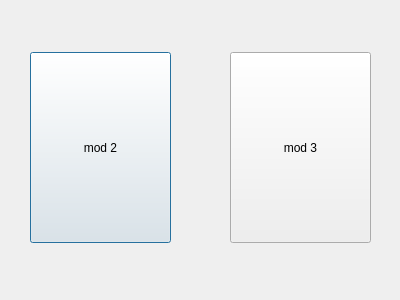
<?xml version="1.0" encoding="UTF-8"?>
<ui version="4.0">
 <class>DialogModulo</class>
 <widget class="QDialog" name="DialogModulo">
  <property name="geometry">
   <rect>
    <x>0</x>
    <y>0</y>
    <width>400</width>
    <height>300</height>
   </rect>
  </property>
  <property name="windowTitle">
   <string>Dialog</string>
  </property>
  <widget class="QPushButton" name="mod2_b">
   <property name="geometry">
    <rect>
     <x>30</x>
     <y>52</y>
     <width>141</width>
     <height>191</height>
    </rect>
   </property>
   <property name="text">
    <string>mod 2</string>
   </property>
  </widget>
  <widget class="QPushButton" name="mod3_b">
   <property name="geometry">
    <rect>
     <x>230</x>
     <y>52</y>
     <width>141</width>
     <height>191</height>
    </rect>
   </property>
   <property name="text">
    <string>mod 3</string>
   </property>
  </widget>
 </widget>
 <resources/>
 <connections/>
</ui>
